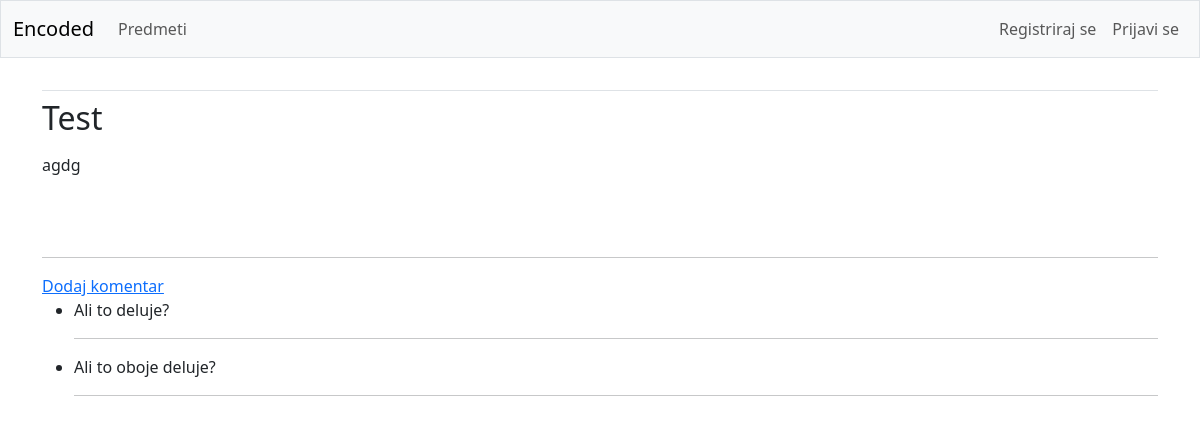
The page /topic/1/2 on the database its author committed.
### bounties/models.py (models this page shows, shortened)
class Bounty(models.Model):
    owner=models.ForeignKey(User, on_delete=models.CASCADE)
    name=models.CharField(max_length=200)
    subject=models.ForeignKey(Subject, on_delete=models.CASCADE)
    topic=models.ForeignKey(Topic, on_delete=models.CASCADE)
    date_added=models.DateTimeField(auto_now_add=True)
    text=models.TextField(default="Nedokoncana objava")
    class Meta:
        verbose_name_plural = 'bounties'

class Comment(models.Model):
    owner=models.ForeignKey(User, on_delete=models.CASCADE)
    bounty=models.ForeignKey(Bounty, on_delete=models.CASCADE)
    date_added=models.DateTimeField(auto_now_add=True)
    text=models.TextField(default="Nedokoncana objava")

### bounties/views.py (the view)
# urls.py: path('topic/<int:topic_id>/<int:bounty_id>', views.bounty, name='bounty'),
def bounty(request, topic_id, bounty_id):
    topic=Topic.objects.get(id=topic_id)
    bounty=topic.bounty_set.get(id=bounty_id)
    comments=bounty.comment_set.all()
    context={'bounty': bounty, 'comments': comments, 'topic_id': topic_id}
    return render(request, 'bounties/bounty.html', context)

### bounties/templates/bounties/bounty.html (shortened to what this page needs)
{% extends 'bounties/base.html' %}
{% block content %}
<h2>{{ bounty.name }}</h2>
<p>{{ bounty.text|linebreaks }}</p>
<br/>
<br/>
<hr/>
<a href="{% url 'bounties:new_comment' topic_id bounty.id %}">Dodaj komentar</a>
<ul>
    {% for comment in comments %}
      <li>{{ comment.text|linebreaks }}</li>
      <hr>
    {% empty %}
      <li>Nihče še ni komentiral</li>
    {% endfor %}
</ul>
{% endblock content %}

### rows shown on the page
Bounty: name "Test", text "agdg"
Comment: text "Ali to deluje?"
Comment: text "Ali to oboje deluje?"
